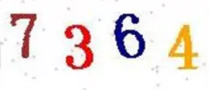
#> input picture demo/numCaptcha.png, 209 x 90 px
$ python readCaptcha3.py
#> lines starting #> are read from the running program, lines starting #| are printed output that depends on the picture; after the words box and inside, x2 and y2 are one past the last pixel; in counts of white or black regions, pixels touching at a corner belong together
#> further down, src is the input picture: shape (90, 209, 3); mean B, G, R 227.6, 229.9, 238.9
import cv2 as cv
import pytesseract
from PIL import Image


def recognize_text(image):
    # 边缘保留滤波  去噪
    blur = cv.pyrMeanShiftFiltering(image, sp=8, sr=60)
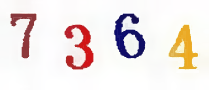
#> blur: shape (90, 209, 3); mean B, G, R 228.3, 230.2, 239.3
    cv.imshow('dst', blur)
    # 灰度图像
    gray = cv.cvtColor(blur, cv.COLOR_BGR2GRAY)
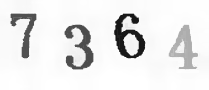
#> gray: shape (90, 209); min 22, max 255, mean 232.7
    # 二值化  设置阈值  自适应阈值的话 黄色的4会提取不出来
    ret, binary = cv.threshold(gray, 185, 255, cv.THRESH_BINARY_INV)
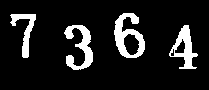
#> binary: shape (90, 209); 11.8% white; 4 white regions, box (x1, y1, x2, y2) and area: (114, 13, 145, 58) 690, (64, 25, 93, 70) 607, (169, 25, 198, 69) 530, (10, 14, 36, 58) 398
    print(f'二值化设置的阈值：{ret}')
    cv.imshow('binary', binary)
    # 逻辑运算  让背景为白色  字体为黑  便于识别
    cv.bitwise_not(binary, binary)
    cv.imshow('bg_image', binary)
    # 识别
    test_message = Image.fromarray(binary)
    text = pytesseract.image_to_string(test_message)
    print(f'识别结果：{text}')


src = cv.imread(r'./numCaptcha.png')
cv.imshow('input image', src)
recognize_text(src)
#> (the call stopped at in recognize_text, `text = pytesseract.image_to_string(test_message)`: pytesseract is not available in this run)
cv.waitKey(0)
cv.destroyAllWindows()

$ run again, with demo/captcha01.png copied over demo/numCaptcha.png
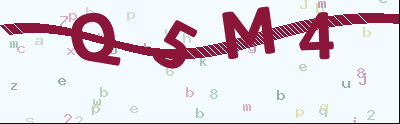
#> input picture demo/captcha01.png, 400 x 124 px
#> src is the input picture: shape (124, 400, 3); mean B, G, R 220.8, 213.4, 224
#> in recognize_text, `gray = cv.cvtColor(blur, cv.COLOR_BGR2GRAY)`:
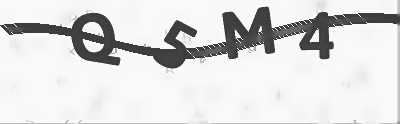
#> gray: shape (124, 400); min 60, max 249, mean 219.3
#> in recognize_text, `ret, binary = cv.threshold(gray, 185, 255, cv.THRESH_BINARY_INV)`:
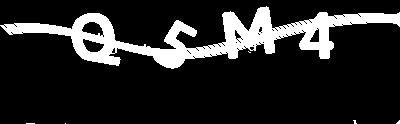
#> binary: shape (124, 400); 15.4% white; 6 white regions (5 under 20 px), largest, box (x1, y1, x2, y2) and area: (0, 6, 400, 69) 7609
